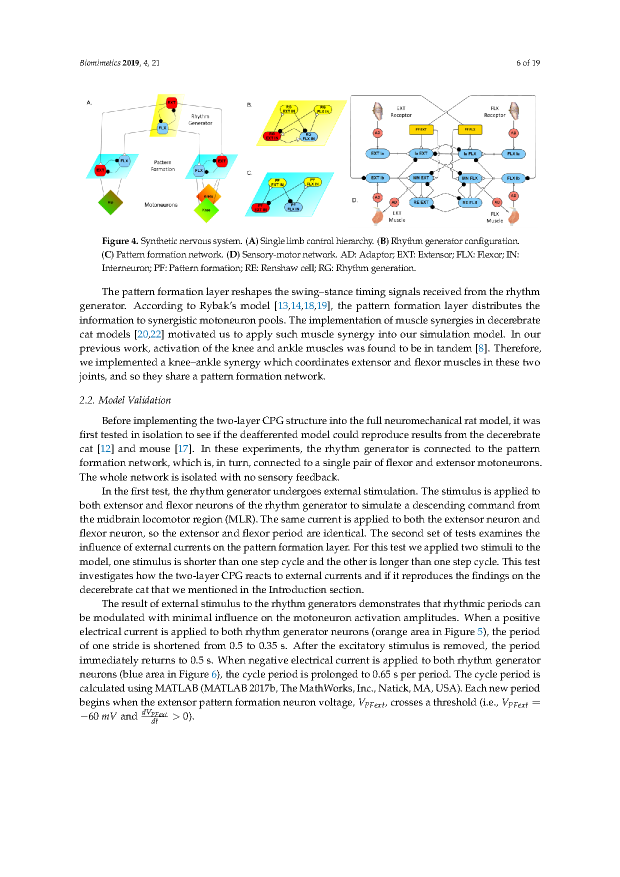
#> input picture tmp/bg15_figs/deng_p6.png, 1240 x 1754 px (shown at 1/2 size)
$ python _profile.py deng_p6.png dirusso_p9.png 1.0 5 5
#> lines starting #> are read from the running program, lines starting #| are printed output that depends on the picture; after the words box and inside, x2 and y2 are one past the last pixel; in counts of white or black regions, pixels touching at a corner belong together
"""Row/column ink profile of a rendered page to find content bands precisely.
Prints runs of rows whose ink fraction is below a threshold (gaps), so figure
blocks can be delimited from header/caption/body text.
"""
import sys

import numpy as np
from PIL import Image

png = sys.argv[1]
axis = sys.argv[2] if len(sys.argv) > 2 else "rows"
thr = float(sys.argv[3]) if len(sys.argv) > 3 else 0.002
r0 = int(sys.argv[4]) if len(sys.argv) > 4 else None
r1 = int(sys.argv[5]) if len(sys.argv) > 5 else None

im = np.asarray(Image.open(png).convert("L"), dtype=np.uint8)
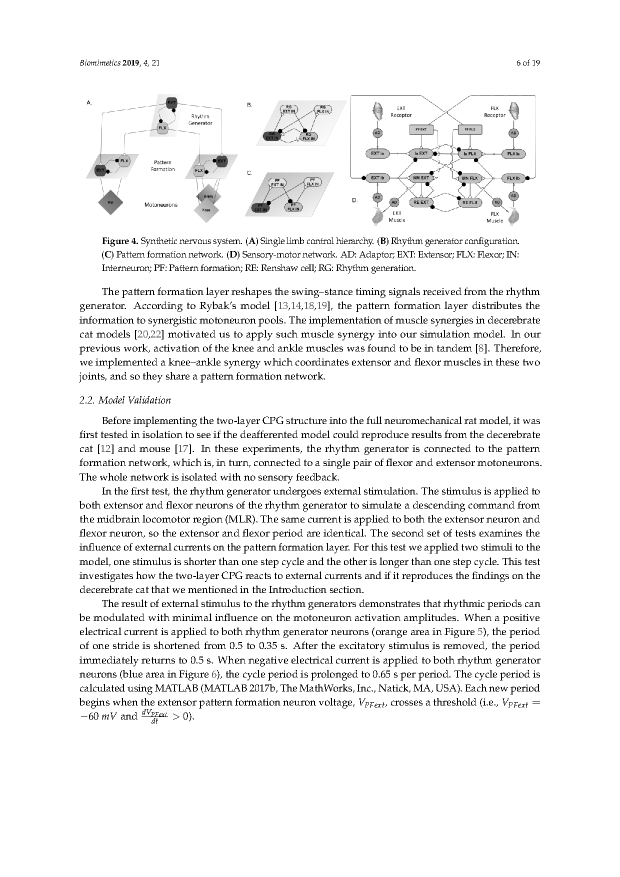
#> im: shape (1754, 1240) (shown at 1/2 size); min 0, max 255, mean 241.6
ink = (im < 245).astype(np.float32)
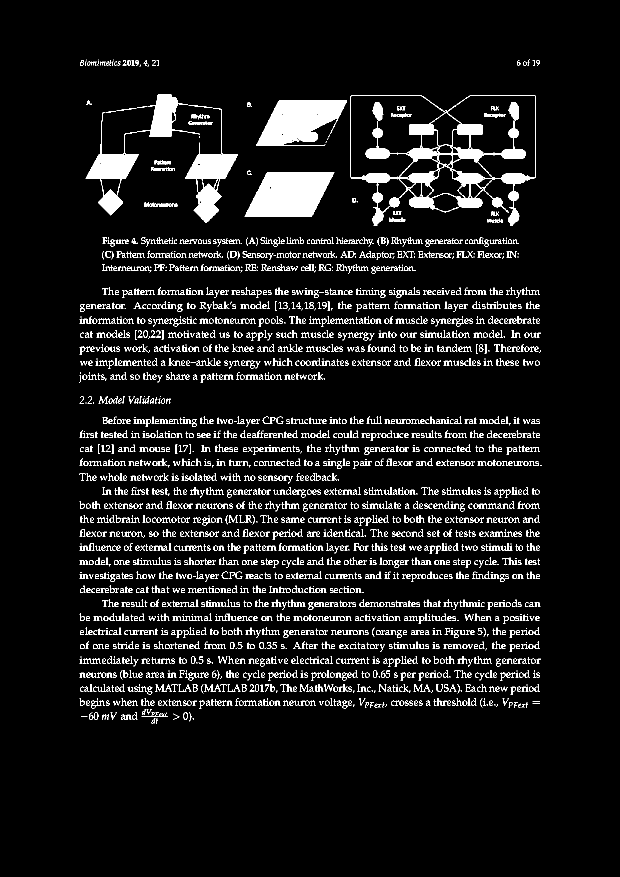
#> ink: shape (1754, 1240) float32 (shown at 1/2 size); values 0 (black) and 1 (white), 7.2% white; 2440 white regions (287 under 20 px), largest, box (x1, y1, x2, y2) and area: (700, 190, 1072, 452) 18256, (489, 345, 669, 433) 11838, (512, 201, 694, 292) 10739
if r0 is not None:
    ink[:r0, :] = 0
    if r1 is not None:
        ink[r1 + 1:, :] = 0
#> ink: shape (1754, 1240) float32; 7.19% of pixels changed, all inside (x1, y1, x2, y2) = (158, 119, 1083, 1447)
if axis == "rows":
    prof = ink.mean(axis=1)
    n = len(prof)
else:
    prof = ink.mean(axis=0)
#> prof = 1240 values from 0 to 0
    n = len(prof)
#> n = 1240

# print contiguous bands of ink (>thr) as start-end fractions
bands = []
start = None
for i, v in enumerate(prof):
    if v > thr and start is None:
        start = i
    elif v <= thr and start is not None:
        bands.append((start, i - 1))
        start = None
#> after the loop, bands = []
if start is not None:
    bands.append((start, n - 1))

# merge bands separated by <3 units
merged = []
for b in bands:
    if merged and b[0] - merged[-1][1] <= 3:
        merged[-1] = (merged[-1][0], b[1])
    else:
        merged.append(list(b))
#> this loop made 0 passes
#> after the loop, merged = []

print(f"{png}: {n} px, {len(merged)} bands")
#| deng_p6.png: 1240 px, 0 bands
for a, b in merged:
    print(f"  {a}-{b} px  ({a/n:.4f}-{b/n:.4f})")

$ run again, on tmp/bg15_figs/dirusso_p9_small.png
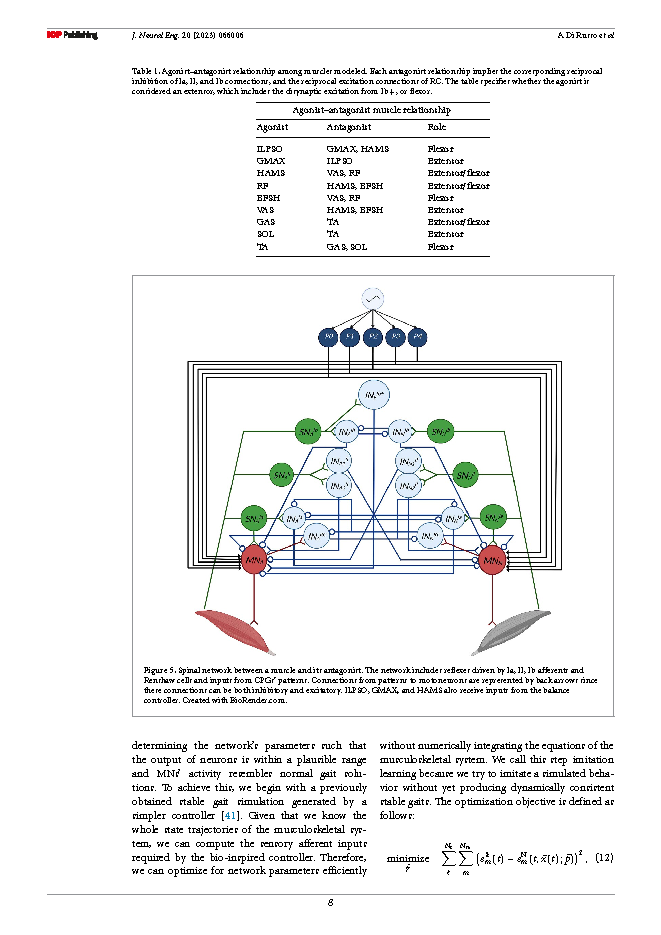
#> input picture tmp/bg15_figs/dirusso_p9_small.png, 661 x 935 px
#> `ink = (im < 245).astype(np.float32)`:
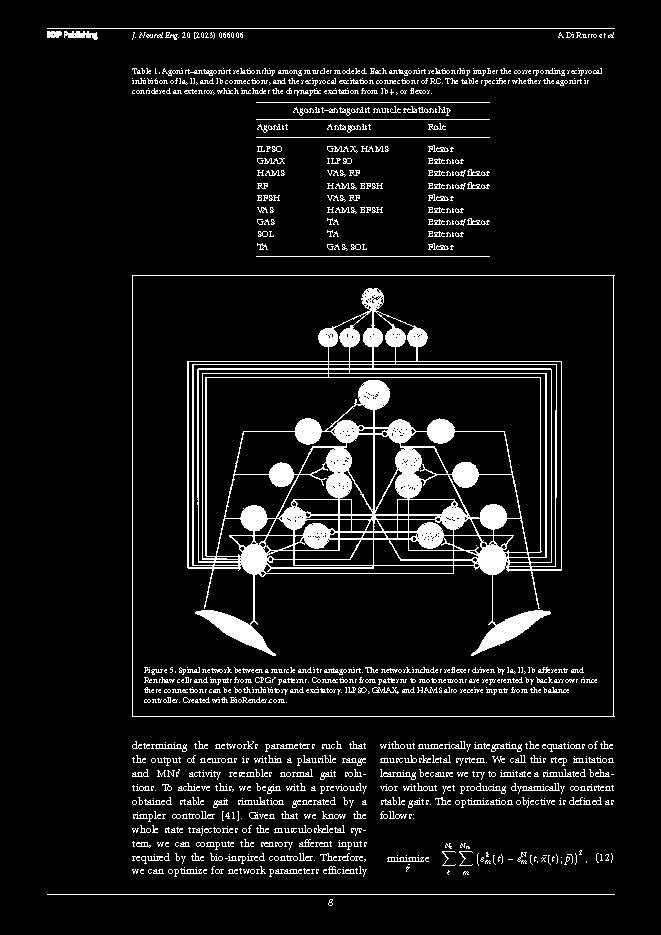
#> ink: shape (935, 661) float32; values 0 (black) and 1 (white), 7.8% white; 994 white regions (631 under 20 px), largest, box (x1, y1, x2, y2) and area: (187, 288, 562, 656) 25733, (132, 275, 615, 717) 1846, (47, 28, 615, 29) 568
#> prof = 661 values from 0 to 0
#> n = 661
#> after the loop `for i, v in enumerate(prof):`: bands = []
#| dirusso_p9_small.png: 661 px, 0 bands

$ run again, on tmp/bg15_figs/masters_p10.png
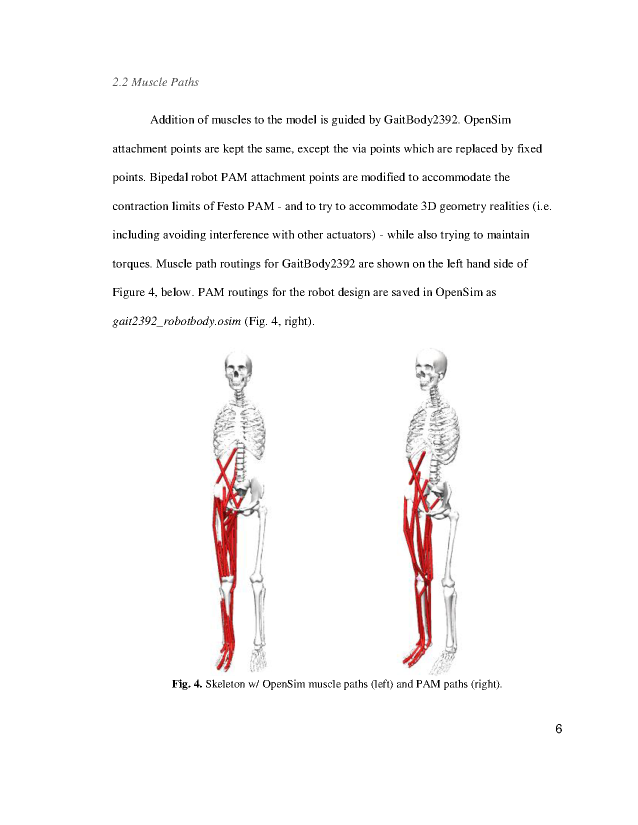
#> input picture tmp/bg15_figs/masters_p10.png, 1275 x 1650 px (shown at 1/2 size)
#> `ink = (im < 245).astype(np.float32)`:
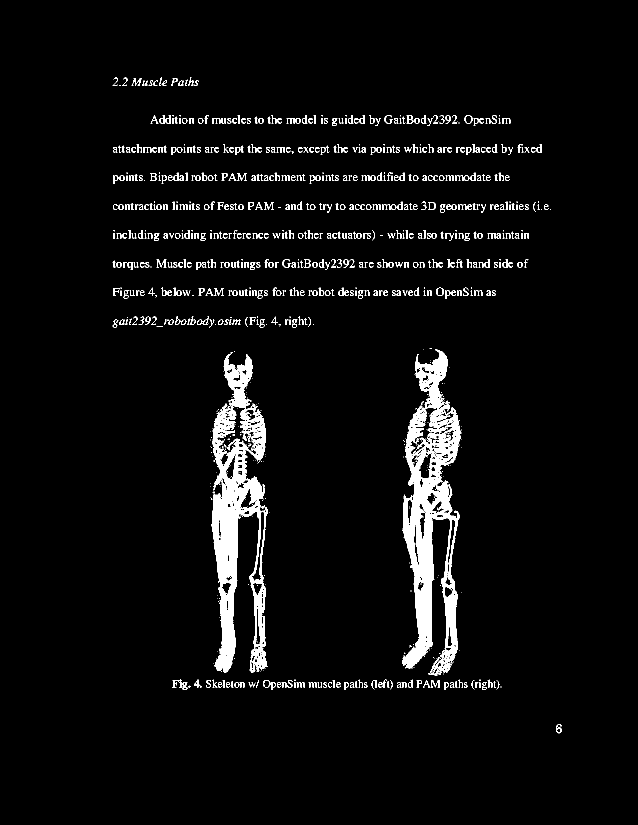
#> ink: shape (1650, 1275) float32 (shown at 1/2 size); values 0 (black) and 1 (white), 4.4% white; 876 white regions (310 under 20 px), largest, box (x1, y1, x2, y2) and area: (805, 698, 923, 1352) 32992, (423, 708, 536, 1345) 30702, (474, 346, 494, 362) 115
#> prof = 1275 values from 0 to 0
#> n = 1275
#> after the loop `for i, v in enumerate(prof):`: bands = []
#| masters_p10.png: 1275 px, 0 bands

$ run again, on tmp/bg15_figs/masters_p11.png
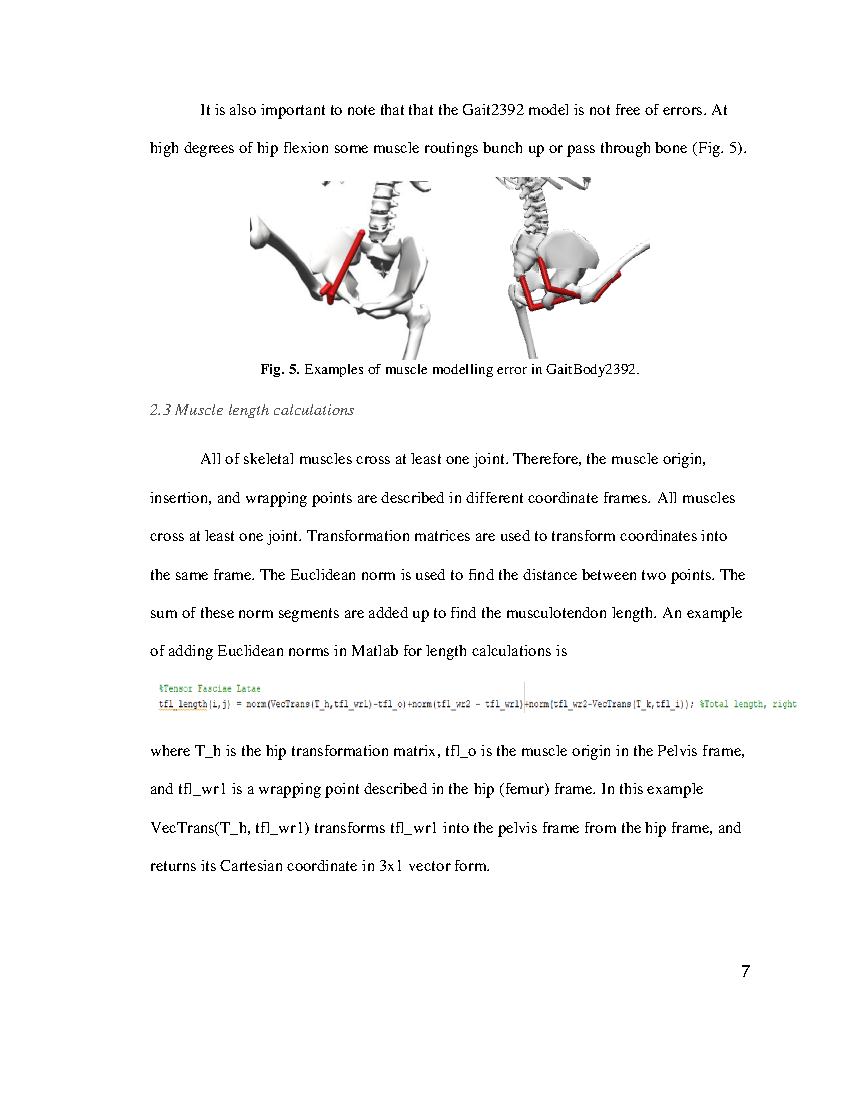
#> input picture tmp/bg15_figs/masters_p11.png, 850 x 1100 px
#> `ink = (im < 245).astype(np.float32)`:
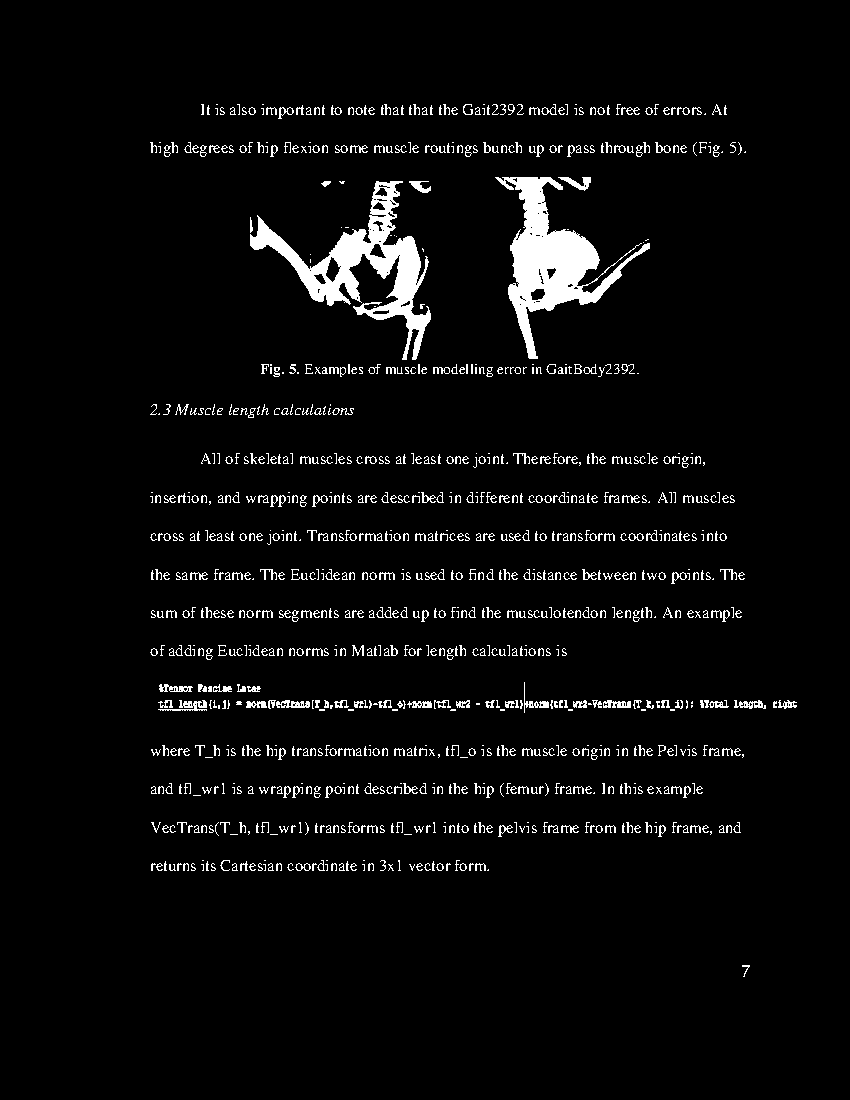
#> ink: shape (1100, 850) float32; values 0 (black) and 1 (white), 4.3% white; 990 white regions (380 under 20 px), largest, box (x1, y1, x2, y2) and area: (495, 177, 650, 359) 8142, (250, 181, 431, 360) 8061, (158, 700, 207, 711) 236
#> prof = 850 values from 0 to 0
#> n = 850
#> after the loop `for i, v in enumerate(prof):`: bands = []
#| masters_p11.png: 850 px, 0 bands
